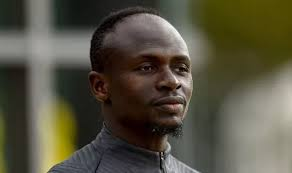
#> input picture edge detection OpenCV/images/man.jpg, 292 x 173 px; its folder holds only this picture in this run
$ python -i edge_detection.py   (imports and definitions only)
#> lines starting #> are read from the running program, lines starting #| are printed output that depends on the picture
import cv2
import numpy as np
import glob
import streamlit as st
# [1 line not run here, left out]

# [16 lines that did not run here, left out]

def detect_edge(image):

	image = cv2.imdecode(np.fromstring(image.read(), np.uint8), 1)  #read the image from tempoary memory
	gray = cv2.cvtColor(image, cv2.COLOR_BGR2GRAY)
	blurred = cv2.GaussianBlur(gray, (3, 3), 0)


	wide = cv2.Canny(blurred, 10, 200)
	tight = cv2.Canny(blurred, 255, 250)
	auto = auto_canny(blurred)


	cv2.imshow("Original", image)
	return cv2.imshow("Edge", np.hstack((wide, tight, auto)))


# [25 lines left out: function main, not called in this run]
                # st.success('### ' +  edge) # display label


# [2 lines not run here, left out]

>>> import cv2
>>> picture = cv2.imread('images/man.jpg', cv2.IMREAD_GRAYSCALE)
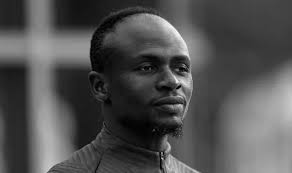
#> picture: shape (173, 292); min 0, max 255, mean 80.7
#> (the run stopped early here; a loop or call above may not have finished)
